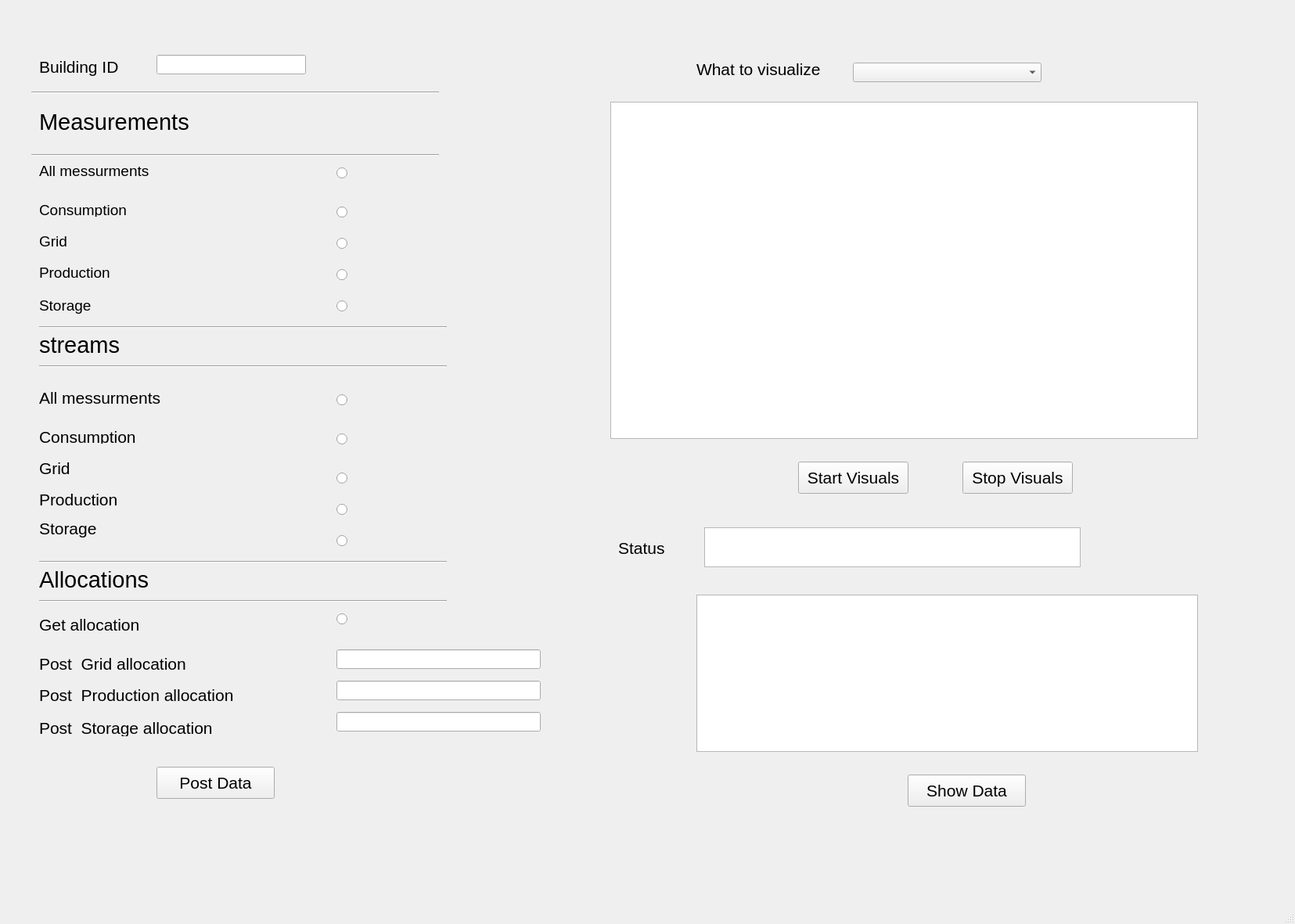
<?xml version="1.0" encoding="UTF-8"?>
<ui version="4.0">
 <class>MainWindow</class>
 <widget class="QMainWindow" name="MainWindow">
  <property name="geometry">
   <rect>
    <x>0</x>
    <y>0</y>
    <width>1655</width>
    <height>1181</height>
   </rect>
  </property>
  <property name="windowTitle">
   <string>MainWindow</string>
  </property>
  <widget class="QWidget" name="centralwidget">
   <widget class="QLabel" name="label">
    <property name="geometry">
     <rect>
      <x>50</x>
      <y>70</y>
      <width>151</width>
      <height>31</height>
     </rect>
    </property>
    <property name="font">
     <font>
      <pointsize>16</pointsize>
     </font>
    </property>
    <property name="text">
     <string>Building ID</string>
    </property>
   </widget>
   <widget class="QLineEdit" name="ID">
    <property name="geometry">
     <rect>
      <x>200</x>
      <y>70</y>
      <width>191</width>
      <height>25</height>
     </rect>
    </property>
   </widget>
   <widget class="QLabel" name="label_2">
    <property name="geometry">
     <rect>
      <x>50</x>
      <y>140</y>
      <width>201</width>
      <height>31</height>
     </rect>
    </property>
    <property name="font">
     <font>
      <pointsize>22</pointsize>
      <bold>false</bold>
     </font>
    </property>
    <property name="text">
     <string>Measurements</string>
    </property>
   </widget>
   <widget class="QLabel" name="label_3">
    <property name="geometry">
     <rect>
      <x>50</x>
      <y>210</y>
      <width>211</width>
      <height>17</height>
     </rect>
    </property>
    <property name="font">
     <font>
      <pointsize>14</pointsize>
     </font>
    </property>
    <property name="text">
     <string>All messurments</string>
    </property>
   </widget>
   <widget class="QLabel" name="label_4">
    <property name="geometry">
     <rect>
      <x>50</x>
      <y>260</y>
      <width>171</width>
      <height>17</height>
     </rect>
    </property>
    <property name="font">
     <font>
      <pointsize>14</pointsize>
     </font>
    </property>
    <property name="text">
     <string>Consumption</string>
    </property>
   </widget>
   <widget class="QLabel" name="label_5">
    <property name="geometry">
     <rect>
      <x>50</x>
      <y>300</y>
      <width>67</width>
      <height>17</height>
     </rect>
    </property>
    <property name="font">
     <font>
      <pointsize>14</pointsize>
     </font>
    </property>
    <property name="text">
     <string>Grid</string>
    </property>
   </widget>
   <widget class="QLabel" name="label_6">
    <property name="geometry">
     <rect>
      <x>50</x>
      <y>340</y>
      <width>101</width>
      <height>17</height>
     </rect>
    </property>
    <property name="font">
     <font>
      <pointsize>14</pointsize>
     </font>
    </property>
    <property name="text">
     <string>Production</string>
    </property>
   </widget>
   <widget class="QLabel" name="label_7">
    <property name="geometry">
     <rect>
      <x>50</x>
      <y>380</y>
      <width>131</width>
      <height>21</height>
     </rect>
    </property>
    <property name="font">
     <font>
      <pointsize>14</pointsize>
     </font>
    </property>
    <property name="text">
     <string>Storage</string>
    </property>
   </widget>
   <widget class="QLabel" name="label_8">
    <property name="geometry">
     <rect>
      <x>50</x>
      <y>430</y>
      <width>171</width>
      <height>21</height>
     </rect>
    </property>
    <property name="font">
     <font>
      <pointsize>22</pointsize>
      <bold>false</bold>
     </font>
    </property>
    <property name="text">
     <string>streams</string>
    </property>
   </widget>
   <widget class="Line" name="line">
    <property name="geometry">
     <rect>
      <x>40</x>
      <y>190</y>
      <width>521</width>
      <height>16</height>
     </rect>
    </property>
    <property name="orientation">
     <enum>Qt::Horizontal</enum>
    </property>
   </widget>
   <widget class="Line" name="line_2">
    <property name="geometry">
     <rect>
      <x>50</x>
      <y>460</y>
      <width>521</width>
      <height>16</height>
     </rect>
    </property>
    <property name="orientation">
     <enum>Qt::Horizontal</enum>
    </property>
   </widget>
   <widget class="QLabel" name="label_9">
    <property name="geometry">
     <rect>
      <x>50</x>
      <y>590</y>
      <width>67</width>
      <height>17</height>
     </rect>
    </property>
    <property name="font">
     <font>
      <pointsize>16</pointsize>
     </font>
    </property>
    <property name="text">
     <string>Grid</string>
    </property>
   </widget>
   <widget class="QLabel" name="label_10">
    <property name="geometry">
     <rect>
      <x>50</x>
      <y>630</y>
      <width>151</width>
      <height>17</height>
     </rect>
    </property>
    <property name="font">
     <font>
      <pointsize>16</pointsize>
     </font>
    </property>
    <property name="text">
     <string>Production</string>
    </property>
   </widget>
   <widget class="QLabel" name="label_11">
    <property name="geometry">
     <rect>
      <x>50</x>
      <y>660</y>
      <width>121</width>
      <height>31</height>
     </rect>
    </property>
    <property name="font">
     <font>
      <pointsize>16</pointsize>
     </font>
    </property>
    <property name="text">
     <string>Storage</string>
    </property>
   </widget>
   <widget class="QLabel" name="label_12">
    <property name="geometry">
     <rect>
      <x>50</x>
      <y>500</y>
      <width>201</width>
      <height>17</height>
     </rect>
    </property>
    <property name="font">
     <font>
      <pointsize>16</pointsize>
     </font>
    </property>
    <property name="text">
     <string>All messurments</string>
    </property>
   </widget>
   <widget class="QLabel" name="label_14">
    <property name="geometry">
     <rect>
      <x>50</x>
      <y>550</y>
      <width>181</width>
      <height>17</height>
     </rect>
    </property>
    <property name="font">
     <font>
      <pointsize>16</pointsize>
     </font>
    </property>
    <property name="text">
     <string>Consumption</string>
    </property>
   </widget>
   <widget class="QRadioButton" name="MA1">
    <property name="geometry">
     <rect>
      <x>430</x>
      <y>210</y>
      <width>15</width>
      <height>23</height>
     </rect>
    </property>
    <property name="text">
     <string/>
    </property>
    <property name="icon">
     <iconset theme="battery">
      <normaloff>../../../../.designer/backup</normaloff>../../../../.designer/backup</iconset>
    </property>
   </widget>
   <widget class="QRadioButton" name="MC1">
    <property name="geometry">
     <rect>
      <x>430</x>
      <y>260</y>
      <width>15</width>
      <height>23</height>
     </rect>
    </property>
    <property name="text">
     <string/>
    </property>
    <property name="icon">
     <iconset theme="battery">
      <normaloff>../../../../.designer/backup</normaloff>../../../../.designer/backup</iconset>
    </property>
   </widget>
   <widget class="QRadioButton" name="MG1">
    <property name="geometry">
     <rect>
      <x>430</x>
      <y>300</y>
      <width>15</width>
      <height>23</height>
     </rect>
    </property>
    <property name="text">
     <string/>
    </property>
    <property name="icon">
     <iconset theme="battery">
      <normaloff>../../../../.designer/backup</normaloff>../../../../.designer/backup</iconset>
    </property>
   </widget>
   <widget class="QRadioButton" name="MP1">
    <property name="geometry">
     <rect>
      <x>430</x>
      <y>340</y>
      <width>15</width>
      <height>23</height>
     </rect>
    </property>
    <property name="text">
     <string/>
    </property>
    <property name="icon">
     <iconset theme="battery">
      <normaloff>../../../../.designer/backup</normaloff>../../../../.designer/backup</iconset>
    </property>
   </widget>
   <widget class="QRadioButton" name="MS1">
    <property name="geometry">
     <rect>
      <x>430</x>
      <y>380</y>
      <width>15</width>
      <height>23</height>
     </rect>
    </property>
    <property name="text">
     <string/>
    </property>
    <property name="icon">
     <iconset theme="battery">
      <normaloff>../../../../.designer/backup</normaloff>../../../../.designer/backup</iconset>
    </property>
   </widget>
   <widget class="QRadioButton" name="SA1">
    <property name="geometry">
     <rect>
      <x>430</x>
      <y>500</y>
      <width>112</width>
      <height>23</height>
     </rect>
    </property>
    <property name="text">
     <string/>
    </property>
   </widget>
   <widget class="QRadioButton" name="SC1">
    <property name="geometry">
     <rect>
      <x>430</x>
      <y>550</y>
      <width>112</width>
      <height>23</height>
     </rect>
    </property>
    <property name="text">
     <string/>
    </property>
   </widget>
   <widget class="QRadioButton" name="SG1">
    <property name="geometry">
     <rect>
      <x>430</x>
      <y>600</y>
      <width>112</width>
      <height>23</height>
     </rect>
    </property>
    <property name="text">
     <string/>
    </property>
   </widget>
   <widget class="QRadioButton" name="SP1">
    <property name="geometry">
     <rect>
      <x>430</x>
      <y>640</y>
      <width>112</width>
      <height>23</height>
     </rect>
    </property>
    <property name="text">
     <string/>
    </property>
   </widget>
   <widget class="QRadioButton" name="SS1">
    <property name="geometry">
     <rect>
      <x>430</x>
      <y>680</y>
      <width>112</width>
      <height>23</height>
     </rect>
    </property>
    <property name="text">
     <string/>
    </property>
   </widget>
   <widget class="QGraphicsView" name="graphicsView">
    <property name="geometry">
     <rect>
      <x>780</x>
      <y>130</y>
      <width>751</width>
      <height>431</height>
     </rect>
    </property>
   </widget>
   <widget class="QTextEdit" name="textEdit">
    <property name="geometry">
     <rect>
      <x>900</x>
      <y>674</y>
      <width>481</width>
      <height>51</height>
     </rect>
    </property>
   </widget>
   <widget class="Line" name="line_3">
    <property name="geometry">
     <rect>
      <x>40</x>
      <y>110</y>
      <width>521</width>
      <height>16</height>
     </rect>
    </property>
    <property name="orientation">
     <enum>Qt::Horizontal</enum>
    </property>
   </widget>
   <widget class="Line" name="line_4">
    <property name="geometry">
     <rect>
      <x>50</x>
      <y>410</y>
      <width>521</width>
      <height>16</height>
     </rect>
    </property>
    <property name="orientation">
     <enum>Qt::Horizontal</enum>
    </property>
   </widget>
   <widget class="Line" name="line_5">
    <property name="geometry">
     <rect>
      <x>50</x>
      <y>760</y>
      <width>521</width>
      <height>16</height>
     </rect>
    </property>
    <property name="orientation">
     <enum>Qt::Horizontal</enum>
    </property>
   </widget>
   <widget class="Line" name="line_6">
    <property name="geometry">
     <rect>
      <x>50</x>
      <y>710</y>
      <width>521</width>
      <height>16</height>
     </rect>
    </property>
    <property name="orientation">
     <enum>Qt::Horizontal</enum>
    </property>
   </widget>
   <widget class="QLabel" name="label_15">
    <property name="geometry">
     <rect>
      <x>50</x>
      <y>730</y>
      <width>171</width>
      <height>21</height>
     </rect>
    </property>
    <property name="font">
     <font>
      <pointsize>22</pointsize>
      <bold>false</bold>
     </font>
    </property>
    <property name="text">
     <string>Allocations</string>
    </property>
   </widget>
   <widget class="QLabel" name="label_16">
    <property name="geometry">
     <rect>
      <x>50</x>
      <y>790</y>
      <width>201</width>
      <height>17</height>
     </rect>
    </property>
    <property name="font">
     <font>
      <pointsize>16</pointsize>
     </font>
    </property>
    <property name="text">
     <string>Get allocation</string>
    </property>
   </widget>
   <widget class="QRadioButton" name="AG1">
    <property name="geometry">
     <rect>
      <x>430</x>
      <y>780</y>
      <width>112</width>
      <height>23</height>
     </rect>
    </property>
    <property name="text">
     <string/>
    </property>
   </widget>
   <widget class="QLabel" name="label_17">
    <property name="geometry">
     <rect>
      <x>50</x>
      <y>840</y>
      <width>241</width>
      <height>17</height>
     </rect>
    </property>
    <property name="font">
     <font>
      <pointsize>16</pointsize>
     </font>
    </property>
    <property name="text">
     <string>Post  Grid allocation</string>
    </property>
   </widget>
   <widget class="QLineEdit" name="PG1">
    <property name="geometry">
     <rect>
      <x>430</x>
      <y>830</y>
      <width>261</width>
      <height>25</height>
     </rect>
    </property>
   </widget>
   <widget class="QLineEdit" name="PP1">
    <property name="geometry">
     <rect>
      <x>430</x>
      <y>870</y>
      <width>261</width>
      <height>25</height>
     </rect>
    </property>
   </widget>
   <widget class="QLabel" name="label_18">
    <property name="geometry">
     <rect>
      <x>50</x>
      <y>880</y>
      <width>311</width>
      <height>17</height>
     </rect>
    </property>
    <property name="font">
     <font>
      <pointsize>16</pointsize>
     </font>
    </property>
    <property name="text">
     <string>Post  Production allocation</string>
    </property>
   </widget>
   <widget class="QLabel" name="label_19">
    <property name="geometry">
     <rect>
      <x>50</x>
      <y>920</y>
      <width>311</width>
      <height>21</height>
     </rect>
    </property>
    <property name="font">
     <font>
      <pointsize>16</pointsize>
     </font>
    </property>
    <property name="text">
     <string>Post  Storage allocation</string>
    </property>
   </widget>
   <widget class="QLineEdit" name="PS1">
    <property name="geometry">
     <rect>
      <x>430</x>
      <y>910</y>
      <width>261</width>
      <height>25</height>
     </rect>
    </property>
   </widget>
   <widget class="QPushButton" name="pushpostdata">
    <property name="geometry">
     <rect>
      <x>200</x>
      <y>980</y>
      <width>151</width>
      <height>41</height>
     </rect>
    </property>
    <property name="font">
     <font>
      <pointsize>16</pointsize>
     </font>
    </property>
    <property name="text">
     <string>Post Data</string>
    </property>
   </widget>
   <widget class="QLabel" name="label_20">
    <property name="geometry">
     <rect>
      <x>790</x>
      <y>680</y>
      <width>81</width>
      <height>41</height>
     </rect>
    </property>
    <property name="font">
     <font>
      <pointsize>16</pointsize>
     </font>
    </property>
    <property name="text">
     <string>Status</string>
    </property>
   </widget>
   <widget class="QComboBox" name="comboBox">
    <property name="geometry">
     <rect>
      <x>1090</x>
      <y>80</y>
      <width>241</width>
      <height>25</height>
     </rect>
    </property>
   </widget>
   <widget class="QLabel" name="label_21">
    <property name="geometry">
     <rect>
      <x>890</x>
      <y>80</y>
      <width>241</width>
      <height>17</height>
     </rect>
    </property>
    <property name="font">
     <font>
      <pointsize>16</pointsize>
     </font>
    </property>
    <property name="text">
     <string>What to visualize</string>
    </property>
   </widget>
   <widget class="QPushButton" name="stop_visuals">
    <property name="geometry">
     <rect>
      <x>1230</x>
      <y>590</y>
      <width>141</width>
      <height>41</height>
     </rect>
    </property>
    <property name="font">
     <font>
      <pointsize>16</pointsize>
     </font>
    </property>
    <property name="text">
     <string>Stop Visuals</string>
    </property>
   </widget>
   <widget class="QTextEdit" name="showdata">
    <property name="geometry">
     <rect>
      <x>890</x>
      <y>760</y>
      <width>641</width>
      <height>201</height>
     </rect>
    </property>
   </widget>
   <widget class="QPushButton" name="showdatabutton">
    <property name="geometry">
     <rect>
      <x>1160</x>
      <y>990</y>
      <width>151</width>
      <height>41</height>
     </rect>
    </property>
    <property name="font">
     <font>
      <pointsize>16</pointsize>
     </font>
    </property>
    <property name="text">
     <string>Show Data</string>
    </property>
   </widget>
   <widget class="QPushButton" name="start_visuals">
    <property name="geometry">
     <rect>
      <x>1020</x>
      <y>590</y>
      <width>141</width>
      <height>41</height>
     </rect>
    </property>
    <property name="font">
     <font>
      <pointsize>16</pointsize>
     </font>
    </property>
    <property name="text">
     <string>Start Visuals</string>
    </property>
   </widget>
  </widget>
  <widget class="QMenuBar" name="menubar">
   <property name="geometry">
    <rect>
     <x>0</x>
     <y>0</y>
     <width>1655</width>
     <height>19</height>
    </rect>
   </property>
  </widget>
  <widget class="QStatusBar" name="statusbar"/>
 </widget>
 <resources/>
 <connections/>
</ui>
